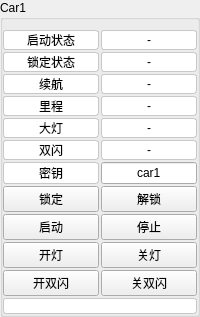
              <widget class="QGroupBox" name="groupBox">
               <property name="title">
                <string>Car1</string>
               </property>
               <layout class="QGridLayout" name="gridLayout_3">
                <property name="leftMargin">
                 <number>0</number>
                </property>
                <property name="topMargin">
                 <number>10</number>
                </property>
                <property name="rightMargin">
                 <number>0</number>
                </property>
                <property name="bottomMargin">
                 <number>0</number>
                </property>
                <property name="horizontalSpacing">
                 <number>0</number>
                </property>
                <item row="0" column="0">
                 <layout class="QGridLayout" name="gridLayout_2" columnstretch="1,1">
                  <property name="spacing">
                   <number>2</number>
                  </property>
                  <item row="0" column="1">
                   <widget class="QLabel" name="lbCarStartState">
                    <property name="sizePolicy">
                     <sizepolicy hsizetype="Preferred" vsizetype="Minimum">
                      <horstretch>0</horstretch>
                      <verstretch>0</verstretch>
                     </sizepolicy>
                    </property>
                    <property name="styleSheet">
                     <string notr="true">border-style: solid;
border-color: rgb(200, 200, 200);
border-radius:3px;
border-width:1px;
background-color: rgb(255, 255, 255);</string>
                    </property>
                    <property name="text">
                     <string>-</string>
                    </property>
                    <property name="alignment">
                     <set>Qt::AlignCenter</set>
                    </property>
                   </widget>
                  </item>
                  <item row="2" column="0">
                   <widget class="QLabel" name="label_5">
                    <property name="sizePolicy">
                     <sizepolicy hsizetype="Preferred" vsizetype="Minimum">
                      <horstretch>0</horstretch>
                      <verstretch>0</verstretch>
                     </sizepolicy>
                    </property>
                    <property name="styleSheet">
                     <string notr="true">border-style: solid;
border-color: rgb(200, 200, 200);
border-radius:3px;
border-width:1px;
background-color: rgb(255, 255, 255);</string>
                    </property>
                    <property name="text">
                     <string>续航</string>
                    </property>
                    <property name="alignment">
                     <set>Qt::AlignCenter</set>
                    </property>
                   </widget>
                  </item>
                  <item row="1" column="0">
                   <widget class="QLabel" name="label_2">
                    <property name="sizePolicy">
                     <sizepolicy hsizetype="Preferred" vsizetype="Minimum">
                      <horstretch>0</horstretch>
                      <verstretch>0</verstretch>
                     </sizepolicy>
                    </property>
                    <property name="styleSheet">
                     <string notr="true">border-style: solid;
border-color: rgb(200, 200, 200);
border-radius:3px;
border-width:1px;
background-color: rgb(255, 255, 255);</string>
                    </property>
                    <property name="text">
                     <string>锁定状态</string>
                    </property>
                    <property name="alignment">
                     <set>Qt::AlignCenter</set>
                    </property>
                   </widget>
                  </item>
                  <item row="9" column="0">
                   <widget class="QPushButton" name="btnCarLightOpen">
                    <property name="sizePolicy">
                     <sizepolicy hsizetype="Minimum" vsizetype="Minimum">
                      <horstretch>0</horstretch>
                      <verstretch>0</verstretch>
                     </sizepolicy>
                    </property>
                    <property name="text">
                     <string>开灯</string>
                    </property>
                   </widget>
                  </item>
                  <item row="3" column="1">
                   <widget class="QLabel" name="lbCarMileage">
                    <property name="sizePolicy">
                     <sizepolicy hsizetype="Preferred" vsizetype="Minimum">
                      <horstretch>0</horstretch>
                      <verstretch>0</verstretch>
                     </sizepolicy>
                    </property>
                    <property name="styleSheet">
                     <string notr="true">border-style: solid;
border-color: rgb(200, 200, 200);
border-radius:3px;
border-width:1px;
background-color: rgb(255, 255, 255);</string>
                    </property>
                    <property name="text">
                     <string>-</string>
                    </property>
                    <property name="alignment">
                     <set>Qt::AlignCenter</set>
                    </property>
                   </widget>
                  </item>
                  <item row="5" column="1">
                   <widget class="QLabel" name="lbCarAlarmLight">
                    <property name="sizePolicy">
                     <sizepolicy hsizetype="Preferred" vsizetype="Minimum">
                      <horstretch>0</horstretch>
                      <verstretch>0</verstretch>
                     </sizepolicy>
                    </property>
                    <property name="styleSheet">
                     <string notr="true">border-style: solid;
border-color: rgb(200, 200, 200);
border-radius:3px;
border-width:1px;
background-color: rgb(255, 255, 255);</string>
                    </property>
                    <property name="text">
                     <string>-</string>
                    </property>
                    <property name="alignment">
                     <set>Qt::AlignCenter</set>
                    </property>
                   </widget>
                  </item>
                  <item row="3" column="0">
                   <widget class="QLabel" name="label_7">
                    <property name="sizePolicy">
                     <sizepolicy hsizetype="Preferred" vsizetype="Minimum">
                      <horstretch>0</horstretch>
                      <verstretch>0</verstretch>
                     </sizepolicy>
                    </property>
                    <property name="styleSheet">
                     <string notr="true">border-style: solid;
border-color: rgb(200, 200, 200);
border-radius:3px;
border-width:1px;
background-color: rgb(255, 255, 255);</string>
                    </property>
                    <property name="text">
                     <string>里程</string>
                    </property>
                    <property name="alignment">
                     <set>Qt::AlignCenter</set>
                    </property>
                   </widget>
                  </item>
                  <item row="10" column="1">
                   <widget class="QPushButton" name="btnCarAlarmLightClose">
                    <property name="sizePolicy">
                     <sizepolicy hsizetype="Minimum" vsizetype="Minimum">
                      <horstretch>0</horstretch>
                      <verstretch>0</verstretch>
                     </sizepolicy>
                    </property>
                    <property name="text">
                     <string>关双闪</string>
                    </property>
                   </widget>
                  </item>
                  <item row="10" column="0">
                   <widget class="QPushButton" name="btnCarAlarmLightOpen">
                    <property name="sizePolicy">
                     <sizepolicy hsizetype="Minimum" vsizetype="Minimum">
                      <horstretch>0</horstretch>
                      <verstretch>0</verstretch>
                     </sizepolicy>
                    </property>
                    <property name="text">
                     <string>开双闪</string>
                    </property>
                   </widget>
                  </item>
                  <item row="4" column="0">
                   <widget class="QLabel" name="label_8">
                    <property name="sizePolicy">
                     <sizepolicy hsizetype="Preferred" vsizetype="Minimum">
                      <horstretch>0</horstretch>
                      <verstretch>0</verstretch>
                     </sizepolicy>
                    </property>
                    <property name="styleSheet">
                     <string notr="true">border-style: solid;
border-color: rgb(200, 200, 200);
border-radius:3px;
border-width:1px;
background-color: rgb(255, 255, 255);</string>
                    </property>
                    <property name="text">
                     <string>大灯</string>
                    </property>
                    <property name="alignment">
                     <set>Qt::AlignCenter</set>
                    </property>
                   </widget>
                  </item>
                  <item row="7" column="0">
                   <widget class="QPushButton" name="btnCarLock">
                    <property name="sizePolicy">
                     <sizepolicy hsizetype="Minimum" vsizetype="Minimum">
                      <horstretch>0</horstretch>
                      <verstretch>0</verstretch>
                     </sizepolicy>
                    </property>
                    <property name="text">
                     <string>锁定</string>
                    </property>
                   </widget>
                  </item>
                  <item row="0" column="0">
                   <widget class="QLabel" name="label">
                    <property name="sizePolicy">
                     <sizepolicy hsizetype="Preferred" vsizetype="Minimum">
                      <horstretch>0</horstretch>
                      <verstretch>0</verstretch>
                     </sizepolicy>
                    </property>
                    <property name="styleSheet">
                     <string notr="true">border-style: solid;
border-color: rgb(200, 200, 200);
border-radius:3px;
border-width:1px;
background-color: rgb(255, 255, 255);</string>
                    </property>
                    <property name="text">
                     <string>启动状态</string>
                    </property>
                    <property name="alignment">
                     <set>Qt::AlignCenter</set>
                    </property>
                   </widget>
                  </item>
                  <item row="6" column="0">
                   <widget class="QLabel" name="label_3">
                    <property name="sizePolicy">
                     <sizepolicy hsizetype="Preferred" vsizetype="Minimum">
                      <horstretch>0</horstretch>
                      <verstretch>0</verstretch>
                     </sizepolicy>
                    </property>
                    <property name="styleSheet">
                     <string notr="true">border-style: solid;
border-color: rgb(200, 200, 200);
border-radius:3px;
border-width:1px;
background-color: rgb(255, 255, 255);</string>
                    </property>
                    <property name="text">
                     <string>密钥</string>
                    </property>
                    <property name="alignment">
                     <set>Qt::AlignCenter</set>
                    </property>
                   </widget>
                  </item>
                  <item row="1" column="1">
                   <widget class="QLabel" name="lbCarLockState">
                    <property name="sizePolicy">
                     <sizepolicy hsizetype="Preferred" vsizetype="Minimum">
                      <horstretch>0</horstretch>
                      <verstretch>0</verstretch>
                     </sizepolicy>
                    </property>
                    <property name="styleSheet">
                     <string notr="true">border-style: solid;
border-color: rgb(200, 200, 200);
border-radius:3px;
border-width:1px;
background-color: rgb(255, 255, 255);</string>
                    </property>
                    <property name="text">
                     <string>-</string>
                    </property>
                    <property name="alignment">
                     <set>Qt::AlignCenter</set>
                    </property>
                   </widget>
                  </item>
                  <item row="2" column="1">
                   <widget class="QLabel" name="lbCarEndurance">
                    <property name="sizePolicy">
                     <sizepolicy hsizetype="Preferred" vsizetype="Minimum">
                      <horstretch>0</horstretch>
                      <verstretch>0</verstretch>
                     </sizepolicy>
                    </property>
                    <property name="styleSheet">
                     <string notr="true">border-style: solid;
border-color: rgb(200, 200, 200);
border-radius:3px;
border-width:1px;
background-color: rgb(255, 255, 255);</string>
                    </property>
                    <property name="text">
                     <string>-</string>
                    </property>
                    <property name="alignment">
                     <set>Qt::AlignCenter</set>
                    </property>
                   </widget>
                  </item>
                  <item row="5" column="0">
                   <widget class="QLabel" name="label_9">
                    <property name="sizePolicy">
                     <sizepolicy hsizetype="Preferred" vsizetype="Minimum">
                      <horstretch>0</horstretch>
                      <verstretch>0</verstretch>
                     </sizepolicy>
                    </property>
                    <property name="styleSheet">
                     <string notr="true">border-style: solid;
border-color: rgb(200, 200, 200);
border-radius:3px;
border-width:1px;
background-color: rgb(255, 255, 255);</string>
                    </property>
                    <property name="text">
                     <string>双闪</string>
                    </property>
                    <property name="alignment">
                     <set>Qt::AlignCenter</set>
                    </property>
                   </widget>
                  </item>
                  <item row="7" column="1">
                   <widget class="QPushButton" name="btnCarUnlock">
                    <property name="sizePolicy">
                     <sizepolicy hsizetype="Minimum" vsizetype="Minimum">
                      <horstretch>0</horstretch>
                      <verstretch>0</verstretch>
                     </sizepolicy>
                    </property>
                    <property name="text">
                     <string>解锁</string>
                    </property>
                   </widget>
                  </item>
                  <item row="4" column="1">
                   <widget class="QLabel" name="lbCarLight">
                    <property name="sizePolicy">
                     <sizepolicy hsizetype="Preferred" vsizetype="Minimum">
                      <horstretch>0</horstretch>
                      <verstretch>0</verstretch>
                     </sizepolicy>
                    </property>
                    <property name="styleSheet">
                     <string notr="true">border-style: solid;
border-color: rgb(200, 200, 200);
border-radius:3px;
border-width:1px;
background-color: rgb(255, 255, 255);</string>
                    </property>
                    <property name="text">
                     <string>-</string>
                    </property>
                    <property name="alignment">
                     <set>Qt::AlignCenter</set>
                    </property>
                   </widget>
                  </item>
                  <item row="8" column="0">
                   <widget class="QPushButton" name="btnCarStart">
                    <property name="sizePolicy">
                     <sizepolicy hsizetype="Minimum" vsizetype="Minimum">
                      <horstretch>0</horstretch>
                      <verstretch>0</verstretch>
                     </sizepolicy>
                    </property>
                    <property name="text">
                     <string>启动</string>
                    </property>
                   </widget>
                  </item>
                  <item row="8" column="1">
                   <widget class="QPushButton" name="btnCarStop">
                    <property name="sizePolicy">
                     <sizepolicy hsizetype="Minimum" vsizetype="Minimum">
                      <horstretch>0</horstretch>
                      <verstretch>0</verstretch>
                     </sizepolicy>
                    </property>
                    <property name="text">
                     <string>停止</string>
                    </property>
                   </widget>
                  </item>
                  <item row="6" column="1">
                   <widget class="QLineEdit" name="leCarKey">
                    <property name="sizePolicy">
                     <sizepolicy hsizetype="Expanding" vsizetype="Minimum">
                      <horstretch>0</horstretch>
                      <verstretch>0</verstretch>
                     </sizepolicy>
                    </property>
                    <property name="text">
                     <string>car1</string>
                    </property>
                    <property name="alignment">
                     <set>Qt::AlignCenter</set>
                    </property>
                   </widget>
                  </item>
                  <item row="9" column="1">
                   <widget class="QPushButton" name="btnCarLightClose">
                    <property name="sizePolicy">
                     <sizepolicy hsizetype="Minimum" vsizetype="Minimum">
                      <horstretch>0</horstretch>
                      <verstretch>0</verstretch>
                     </sizepolicy>
                    </property>
                    <property name="text">
                     <string>关灯</string>
                    </property>
                   </widget>
                  </item>
                  <item row="11" column="0" colspan="2">
                   <widget class="QLabel" name="lbCarWarning">
                    <property name="styleSheet">
                     <string notr="true">border-style: solid;
border-color: rgb(200, 200, 200);
border-radius:3px;
border-width:1px;
background-color: rgb(255, 255, 255);</string>
                    </property>
                    <property name="text">
                     <string/>
                    </property>
                   </widget>
                  </item>
                 </layout>
                </item>
               </layout>
              </widget>
